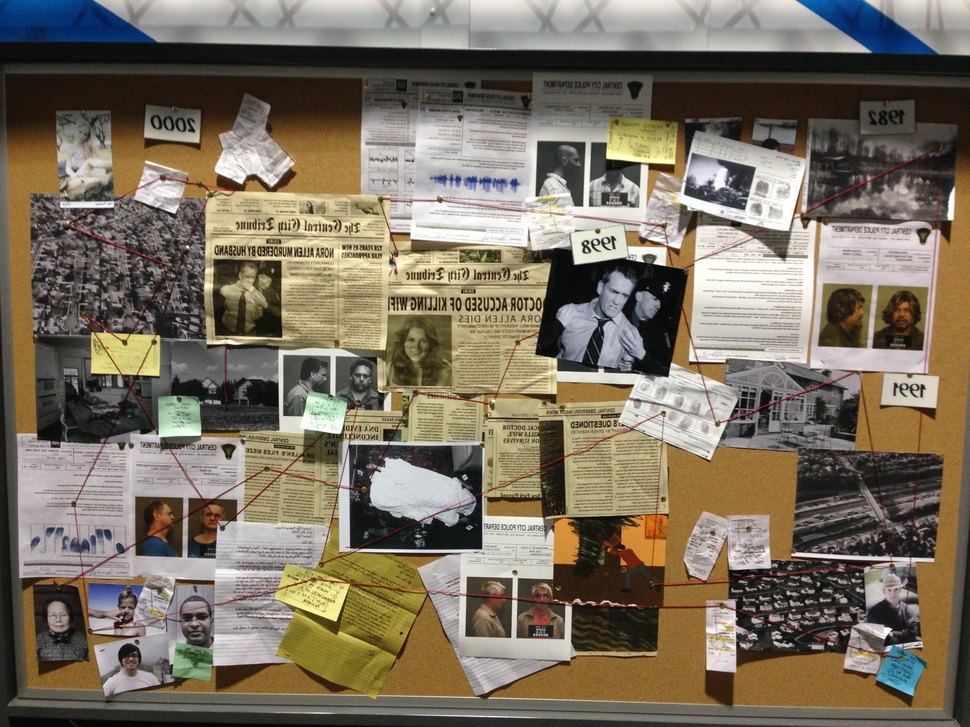
#> input picture python/Image processing/image.jpg, 970 x 727 px, shrunk from 3264 x 2447 before the run
$ python 'image processng 1.py'
#> lines starting #> are read from the running program, lines starting #| are printed output that depends on the picture
# -*- coding: utf-8 -*-
"""
Created on Sat May  9 09:53:03 2020

@author: Dell

"""

#importing image module
from PIL import Image
#opening image
img=Image.open("image.jpg")
#> img is the input picture: PIL image 970x727 RGB; mean R, G, B 123.1, 113.3, 97.1

#transposing or roating the image
transposed_img =img.transpose(Image.FLIP_LEFT_RIGHT)
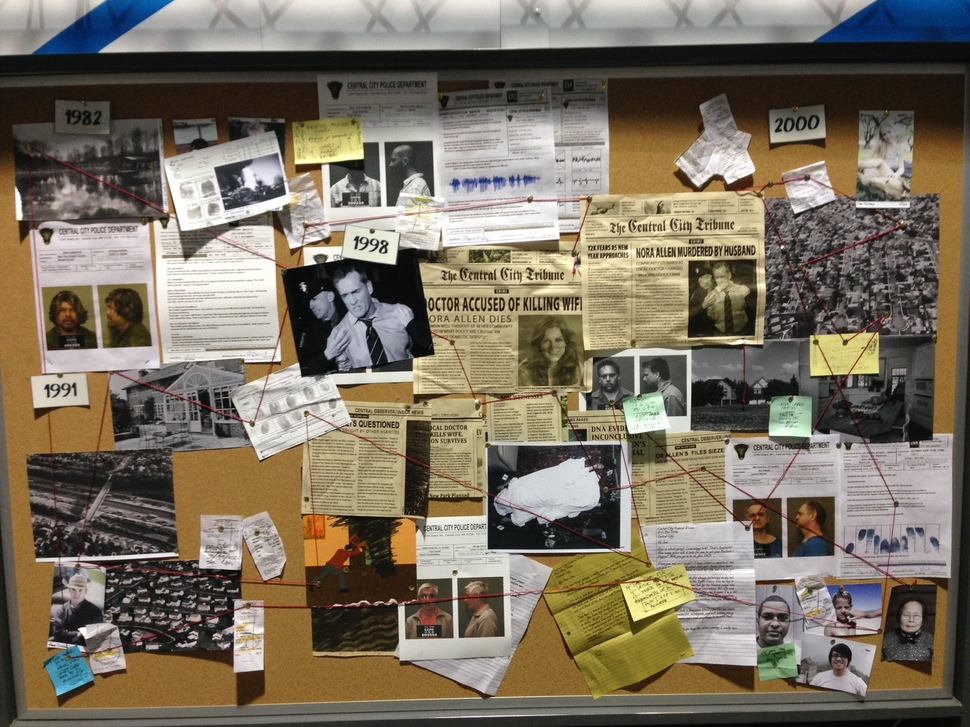
#> transposed_img: PIL image 970x727 RGB; mean R, G, B 123.1, 113.3, 97.1
#SAVE THE Image to human readable

transposed_img.save("important.png ")
print("done flipping ")

'''
import cv2
img=cv2.imread("crime.jpg")
#preparartion for clame
clahe=cv2.createCLAHE()
#coverting to grey scale image
gray_img=cv2.cvtcolor(img,color_BGR2GRAY)
enh_img=clahe.apply(gray_img)
cv2.imwrite("enchaced.png",enh_img)
print("done enchancing ")
'''
